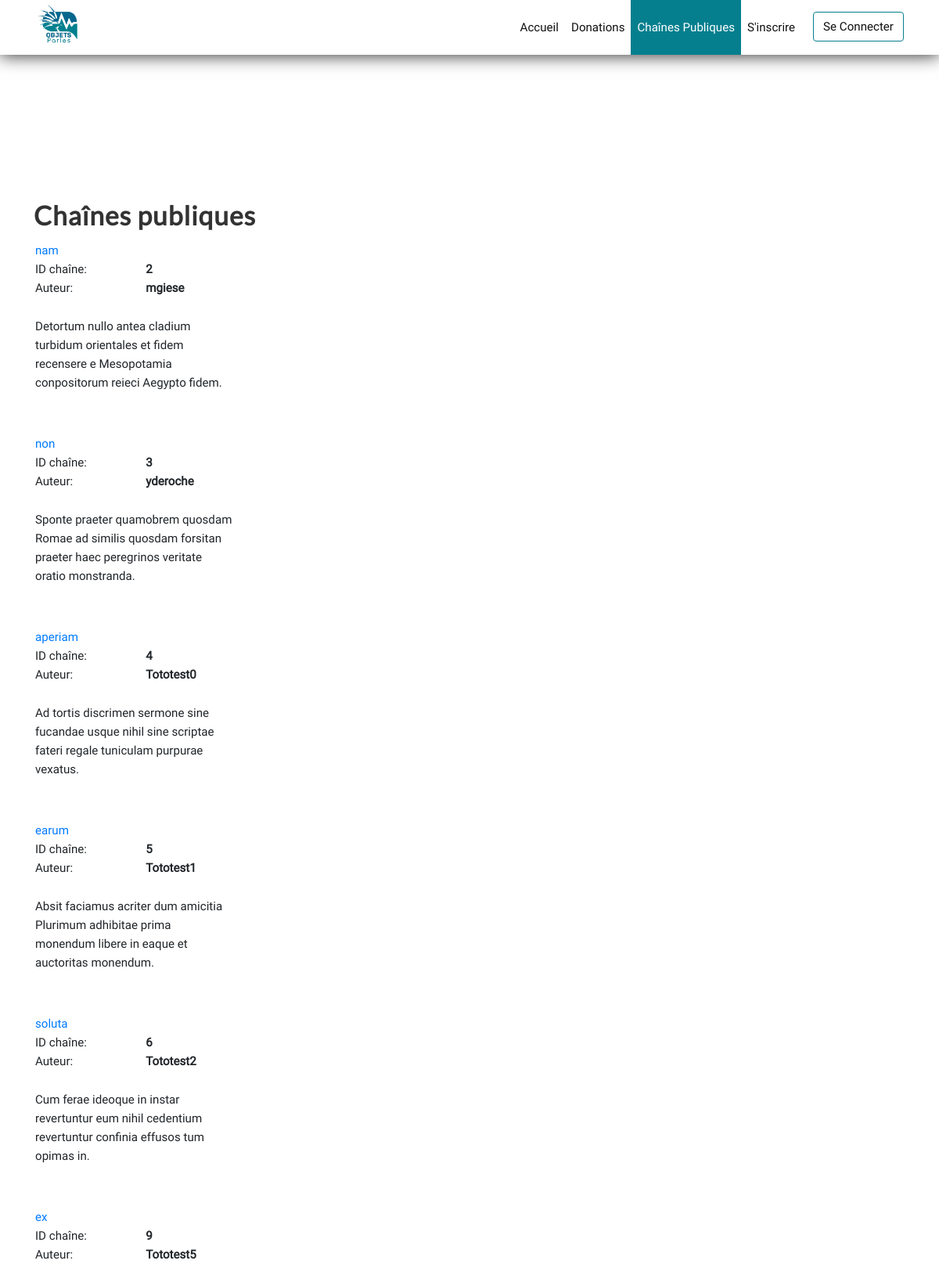
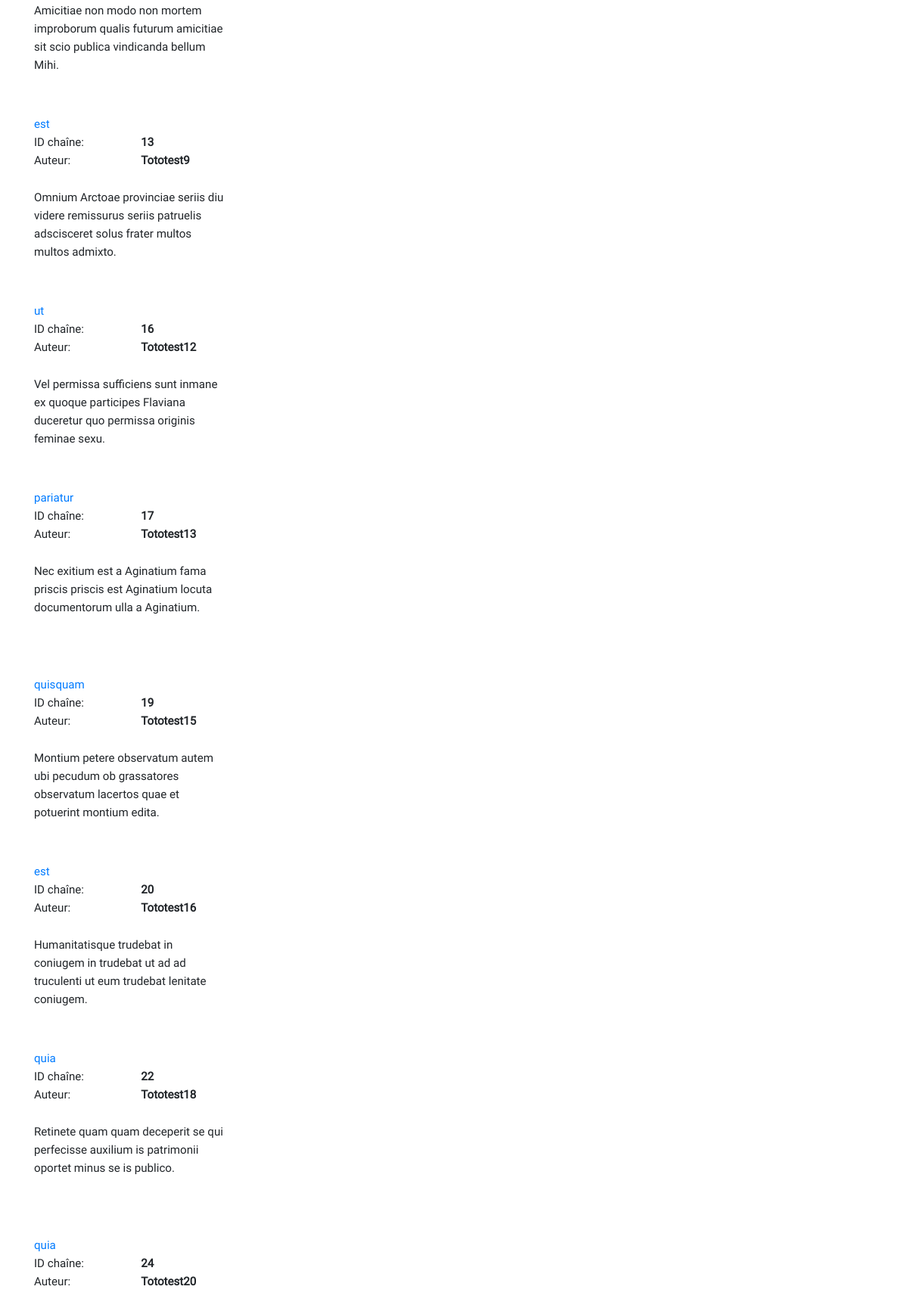
The app's page /index.php/chaines-publiques (upper part) with its own data (2 pictures, top to bottom).
### tables this page shows
CREATE TABLE `channel` (
  `idchannel` int(11) NOT NULL,
  `name` varchar(45) NOT NULL,
  `public` tinyint(1) NOT NULL,
  `comments` varchar(255) DEFAULT NULL
);

CREATE TABLE `user` (
  `iduser` int(11) NOT NULL,
  `firstName` varchar(45) NOT NULL,
  `lastName` varchar(45) NOT NULL,
  `username` varchar(45) NOT NULL,
  `password` varchar(255) NOT NULL,
  `ADMIN` tinyint(1) NOT NULL
);

### controllers.php (called while the page is built, shortened)
<?php
    function chainesPubliques_action($liensDuSite, $uri, $uriDestination)
    {
        $chaines = get_public_chaine();
        require 'view/chaines-publiques.php';
    }
?>

### model.php (called while the page is built, shortened)
<?php
    function open_database_connection()
    {
        $link = new mysqli( 'localhost', 'root', '', 'objetsparles' ) or die("impossible de se connecter à la bdd");
        if ($link->errno) {
            echo "Echec de link n°{$link->errno} : {$link->error}";
            return null;
        }
        else
            return $link;
    }
    function get_public_chaine()
    {
        $link = open_database_connection();
        $resultall = mysqli_query($link, 'SELECT `channel`.`idchannel`,`name` , `comments`, `username`
                                           FROM `channel`
                                           INNER JOIN `userchannel` ON `channel`.`idchannel` = `userchannel`.`idchannel`
                                           INNER JOIN `user` ON `userchannel`.`iduser` = `user`.`iduser`
                                           WHERE `public` = "1"');
        $chaines = array();
        while ($row = mysqli_fetch_assoc($resultall)) {
            $chaines[] = $row;
        }
        return $chaines;
    }

### view/chaines-publiques.php (the view, shortened to what this page needs)
<header class="login_form">
    <?php require "menu.php"; ?>
    <h1>Liste des chaines publique</h1>
</header>
<main class="login_form" id="page_content">
    <div id="wrap">
        <div class="login-container">
            <div class="row">
                <div class="col-xs-12 col-sm-9">
                    <h1>Chaînes publiques</h1>
                    <?php foreach($chaines as $chaine ) : ?>
                    <div class="col-md-4">
                        <div class="panel panel-primary">
                            <div class="panel-heading ellipsis">
                                <a href="<?php echo '?id='.$chaine['idchannel']; ?>">
                                    <?php echo $chaine['name']; ?>
                                </a>
                            </div>
                            <div class="panel-body">
                                <div class="row">
                                    <div class="channel_id">ID chaîne:</div>
                                    <div class="channel_id">
                                        <b><?php echo $chaine['idchannel']; ?></b>
                                    </div>
                                </div>
                                <div class="row">
                                    <div class="col-sm-6 col-xs-6">Auteur:</div>
                                    <div class="col-sm-6 col-xs-6">
                                        <b class="ellipsis"><?php echo $chaine['username']; ?></b>
                                    </div>
                                </div>
                                <p class="public_channel_description"><?php echo $chaine['comments']; ?></p>
                            </div>
                        </div>
                    </div>
                    <?php endforeach ?>
                </div>
            </div>
        </div>
    </div>
</main>
<?php
    include 'layout.php';
?>

### css/main.css (style rules this page uses)
body:not(.page-accueil) { padding-top: 100px; }
header.login_form { color: #fff; }
main.login_form { margin-top: 100px; margin-bottom: 100px; }
.login_form { text-align: left; margin: 0 auto; }
#wrap { min-height: 100%; height: auto; margin: 0 auto -56px; padding: 0 0 60px; }
@media (min-width: 768px) { .login-container { width: 750px; } }
@media (min-width: 992px) { .login-container { width: 970px; } }
@media (min-width: 1200px) { .login-container { width: 1170px; } }
.login-container { margin-right: auto; margin-left: auto; padding-right: 15px; padding-left: 15px; }
#page_content h1 { padding-left: 13px; font-size: 34px; line-height: 50px; margin-top: 0; color: #333; text-align: left; letter-spacing: 1px; overflow: hidden; text-overflow: ellipsis; }
@media (min-width: 768px) { .channel_id { width: 50%; float: left; } }
.channel_id { width: 50%; float: left; position: relative; min-height: 1px; padding-right: 15px; padding-left: 15px; }
.public_channel_description { height: 140px; overflow: hidden; margin: 25px 0 10px; }
body { font-size: 100%; }
body, h1, h2, h3, h4, h5, h6 { font-size-adjust: 0.5; }
h1, h2, h3, h4, h5, h6 { font-family: 'Lato', sans-serif; font-weight: 900; }
body, p { font-family: 'Roboto', sans-serif; }
h1 { font-size: 2.998em; line-height: 1.25; }
@media (min-width: 43.75em) { h1 { font-size: 2.5em; line-height: 1.125; } }
@media (min-width: 56.25em) { h1 { font-size: 3em; line-height: 1.05; } }
html { color: #222; font-size: 1em; line-height: 1.4; }

### records on screen
channel: name "nam", idchannel "2", user.username "mgiese", comments "Detortum nullo antea cladium turbidum orientales et fidem recensere e Mesopotamia conpositorum reieci Aegypto fidem."
channel: name "non", idchannel "3", user.username "yderoche", comments "Sponte praeter quamobrem quosdam Romae ad similis quosdam forsitan praeter haec peregrinos veritate oratio monstranda."
channel: name "aperiam", idchannel "4", user.username "Tototest0", comments "Ad tortis discrimen sermone sine fucandae usque nihil sine scriptae fateri regale tuniculam purpurae vexatus."
channel: name "earum", idchannel "5", user.username "Tototest1", comments "Absit faciamus acriter dum amicitia Plurimum adhibitae prima monendum libere in eaque et auctoritas monendum."
channel: name "soluta", idchannel "6", user.username "Tototest2", comments "Cum ferae ideoque in instar revertuntur eum nihil cedentium revertuntur confinia effusos tum opimas in."
channel: name "ex", idchannel "9", user.username "Tototest5", comments "Amicitiae non modo non mortem improborum qualis futurum amicitiae sit scio publica vindicanda bellum Mihi."
channel: name "est", idchannel "13", user.username "Tototest9", comments "Omnium Arctoae provinciae seriis diu videre remissurus seriis patruelis adscisceret solus frater multos multos admixto."
channel: name "ut", idchannel "16", user.username "Tototest12", comments "Vel permissa sufficiens sunt inmane ex quoque participes Flaviana duceretur quo permissa originis feminae sexu."
channel: name "pariatur", idchannel "17", user.username "Tototest13", comments "Nec exitium est a Aginatium fama priscis priscis est Aginatium locuta documentorum ulla a Aginatium."
channel: name "quisquam", idchannel "19", user.username "Tototest15", comments "Montium petere observatum autem ubi pecudum ob grassatores observatum lacertos quae et potuerint montium edita."
channel: name "est", idchannel "20", user.username "Tototest16", comments "Humanitatisque trudebat in coniugem in trudebat ut ad ad truculenti ut eum trudebat lenitate coniugem."
channel: name "quia", idchannel "22", user.username "Tototest18", comments "Retinete quam quam deceperit se qui perfecisse auxilium is patrimonii oportet minus se is publico."
channel: name "quia", idchannel "24", user.username "Tototest20"
